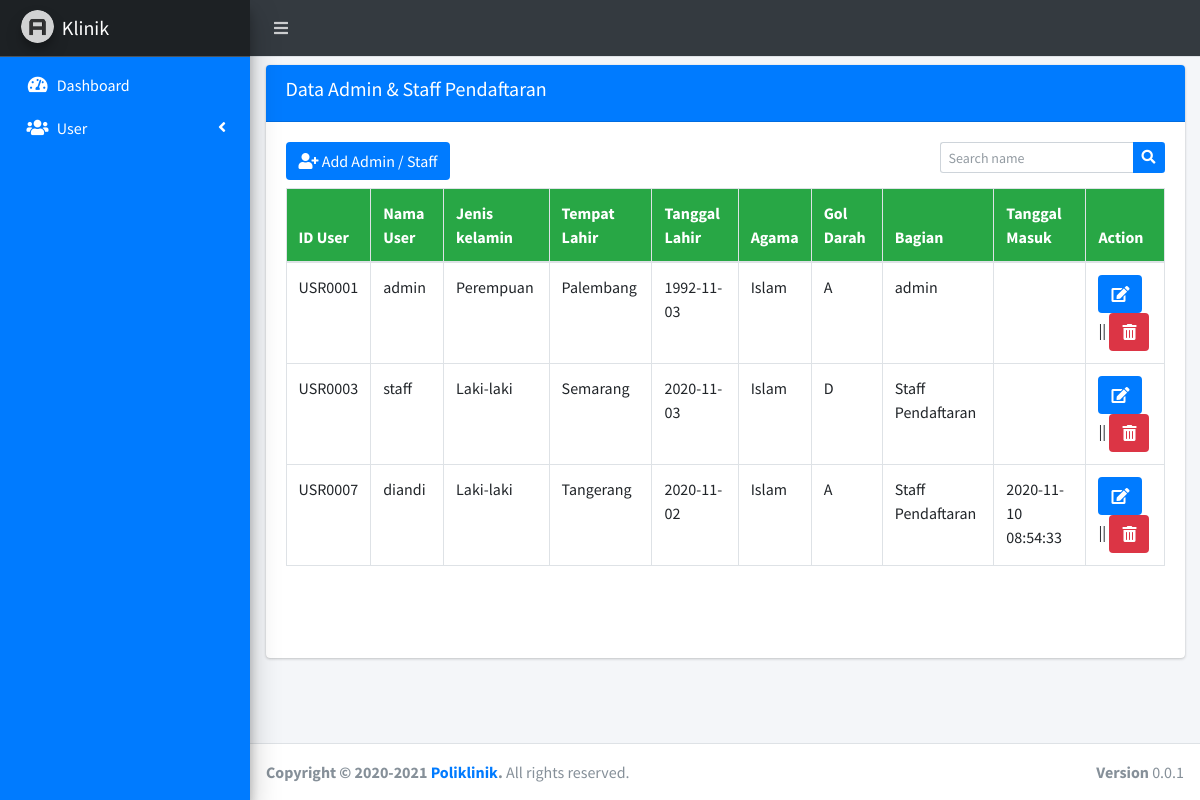
Before: /admin.php?page=staff with the older database file.
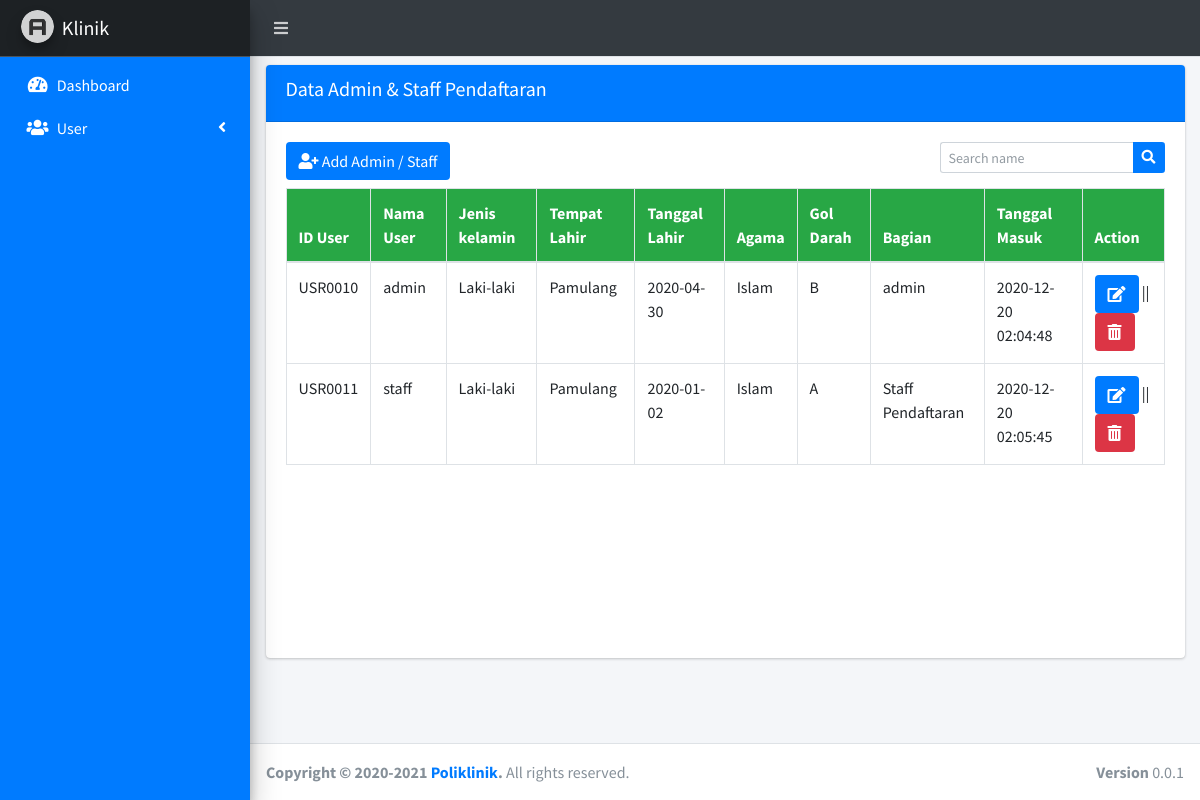
After: the same page with the newer database file.
### tables this page shows
CREATE TABLE `tb_rols_user` (
  `id_rols_user` char(15) NOT NULL,
  `id_user` char(15) NOT NULL,
  `id_bagian` char(15) NOT NULL,
  `tgl_user_regis` varchar(225) NOT NULL
);

CREATE TABLE `tb_user` (
  `id_user` char(15) NOT NULL,
  `username` varchar(50) NOT NULL,
  `password` varchar(225) NOT NULL,
  `confirm_password` varchar(225) NOT NULL,
  `nama_user` varchar(30) NOT NULL,
  `jenis_kelamin` varchar(10) NOT NULL,
  `gol_darah` varchar(10) NOT NULL,
  `tempat_lahir` varchar(100) NOT NULL,
  `tanggal_lahir` varchar(225) NOT NULL,
  `agama` varchar(10) NOT NULL,
  `tgl_masuk` varchar(225) NOT NULL
);

CREATE TABLE `tb_bagian` (
  `id_bagian` char(15) NOT NULL,
  `nama_bagian` varchar(50) NOT NULL
);

### page/admin/users/staff.php (the view, shortened to what this page needs)
<div class="row">
	<div class="col-sm-12">
		<div class="card mt-2">
			<div class="card-header bg-blue">
				<h5>Data Admin & Staff Pendaftaran</h5>
			</div>
			<div class="card-body">
				<div class="row">
				<div class="col-sm-6 mb-2">
					<a href="" class="btn bg-blue" data-toggle="modal" data-target="#modal-lg"><i class="fa fa-user-plus"></i> Add Admin / Staff</a>
				</div>
				<div class="col-sm-6 mb-2">
					<form class="float-right" action="" method="POST">
				      <div class="input-group input-group-sm">
				        <input class="form-control form-control-navbar" name="search" type="search" placeholder="Search name" aria-label="Search">
				        <div class="input-group-append">
				          <button class="btn bg-blue" type="submit" name="tampil">
				            <i class="fas fa-search"></i>
				          </button>
				        </div>
				      </div>
				    </form>
				</div>
				</div>
				<div class="table-responsive" style="height: 450px;">
					<table class="table table-hover table-bordered">
						<thead class="bg-success">
							<tr>
								<th>ID User</th>
								<th>Nama User</th>
								<th>Jenis kelamin</th>
								<th>Tempat Lahir</th>
								<th>Tanggal Lahir</th>
								<th>Agama</th>
								<th>Gol Darah</th>
								<th>Bagian</th>
								<th>Tanggal Masuk</th>
								<th>Action</th>
							</tr>
						</thead>
						<tbody>
						<?php
						if (isset($_POST['tampil'])) {
							$search = $_POST['search'];
							$sql = mysqli_query($koneksi, "SELECT * FROM tb_user X INNER JOIN tb_rols_user Y ON y.id_user = x.id_user INNER JOIN tb_bagian z ON z.id_bagian = y.id_bagian WHERE y.id_bagian != 'BG003' AND y.id_bagian != 'BG004' AND nama_user LIKE '%".$search."%' OR nama_bagian LIKE '%".$search."%'");
						}else{
							$sql = mysqli_query($koneksi, "SELECT * FROM tb_user X INNER JOIN tb_rols_user Y ON y.id_user = x.id_user INNER JOIN tb_bagian z ON z.id_bagian = y.id_bagian WHERE y.id_bagian != 'BG003' AND y.id_bagian != 'BG004'");
						}
						while ($data = mysqli_fetch_array($sql)) { ?>
							<tr>
								<td><?= $data['id_user']; ?></td>
								<td><?= $data['nama_user']; ?></td>
								<td><?= $data['jenis_kelamin']; ?></td>
								<td><?= $data['tempat_lahir']; ?></td>
								<td><?= $data['tanggal_lahir']; ?></td>
								<td><?= $data['agama']; ?></td>
								<td><?= $data['gol_darah']; ?></td>
								<td><?= $data['nama_bagian']; ?></td>
								<td><?= $data['tgl_masuk']; ?></td>
								<td>
									<a href="#myAdmin" id='custId' data-toggle='modal' data-id="<?= $data['id_user'] ?>" class="btn bg-blue"><i  class="fa fa-edit"></i></a> || <a href="page/admin/proses/proses_delete_adminstaff.php?id=<?= $data['id_user']; ?>" class="btn bg-danger"><i class="fa fa-trash-alt"></i></a>
								</td>
							</tr>
						<?php }
						?>
						</tbody>
					</table>
				</div>
			</div>
		</div>
	</div>
</div>

Changed rows visible on the page:
removed tb_rols_user: id_user "USR0001", id_user.nama_user "admin", id_user.jenis_kelamin "Perempuan", id_user.tempat_lahir "Palembang", id_user.tanggal_lahir "1992-11-03", id_user.agama "Islam", id_user.gol_darah "A", id_bagian.nama_bagian "admin"
removed tb_rols_user: id_user "USR0003", id_user.nama_user "staff", id_user.jenis_kelamin "Laki-laki", id_user.tempat_lahir "Semarang", id_user.tanggal_lahir "2020-11-03", id_user.agama "Islam", id_user.gol_darah "D", id_bagian.nama_bagian "Staff Pendaftaran"
removed tb_rols_user: id_user "USR0007", id_user.nama_user "diandi", id_user.jenis_kelamin "Laki-laki", id_user.tempat_lahir "Tangerang", id_user.tanggal_lahir "2020-11-02", id_user.agama "Islam", id_user.gol_darah "A", id_bagian.nama_bagian "Staff Pendaftaran", id_user.tgl_masuk "2020-11-10 08:54:33"
now on this page (row edited): tb_rols_user: id_user "USR0010", id_user.nama_user "admin", id_user.jenis_kelamin "Laki-laki", id_user.tempat_lahir "Pamulang", id_user.tanggal_lahir "2020-04-30", id_user.agama "Islam", id_user.gol_darah "B", id_bagian.nama_bagian "admin", id_user.tgl_masuk "2020-12-20 02:04:48"
now on this page (row edited): tb_rols_user: id_user "USR0011", id_user.nama_user "staff", id_user.jenis_kelamin "Laki-laki", id_user.tempat_lahir "Pamulang", id_user.tanggal_lahir "2020-01-02", id_user.agama "Islam", id_user.gol_darah "A", id_bagian.nama_bagian "Staff Pendaftaran", id_user.tgl_masuk "2020-12-20 02:05:45"
